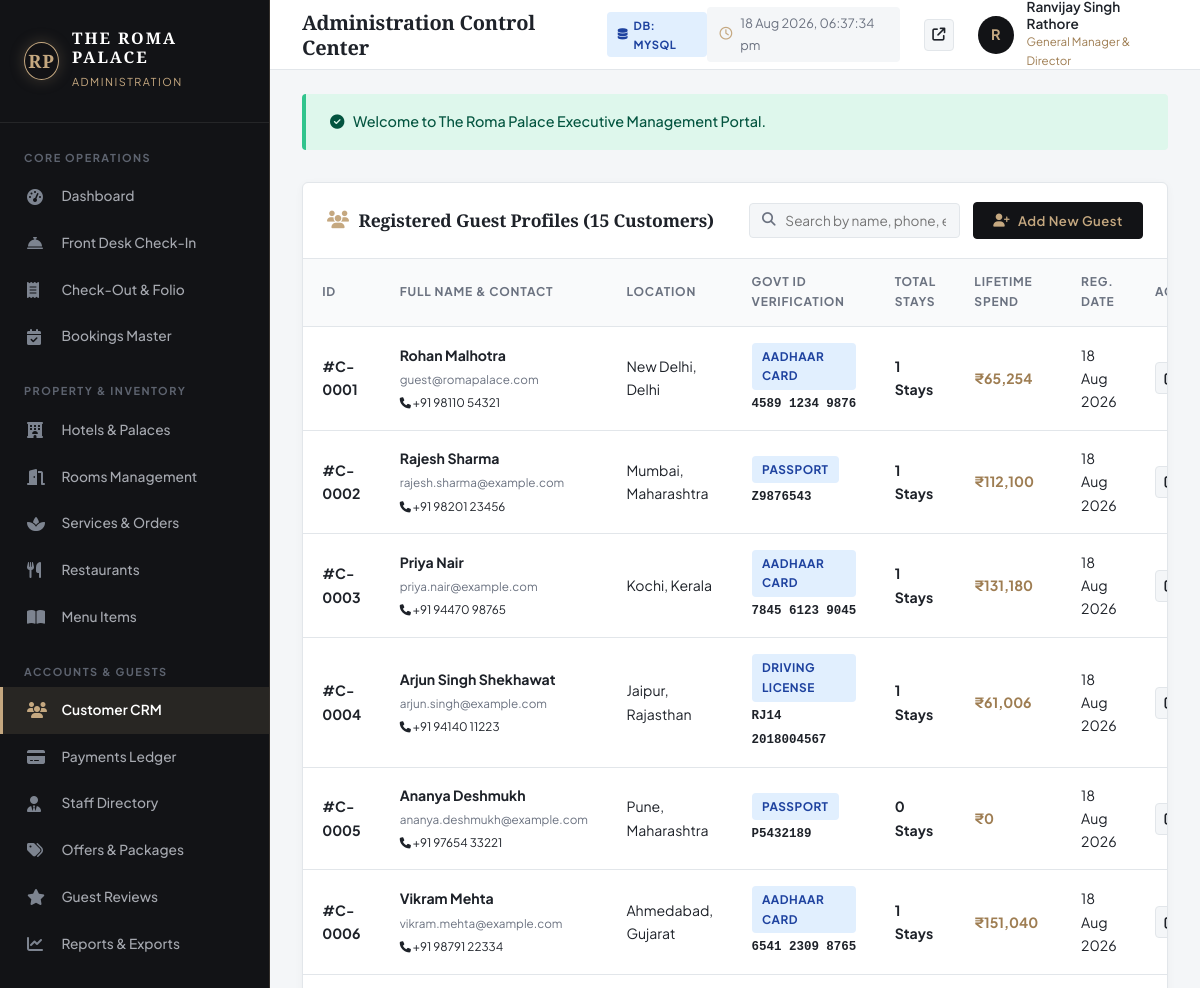
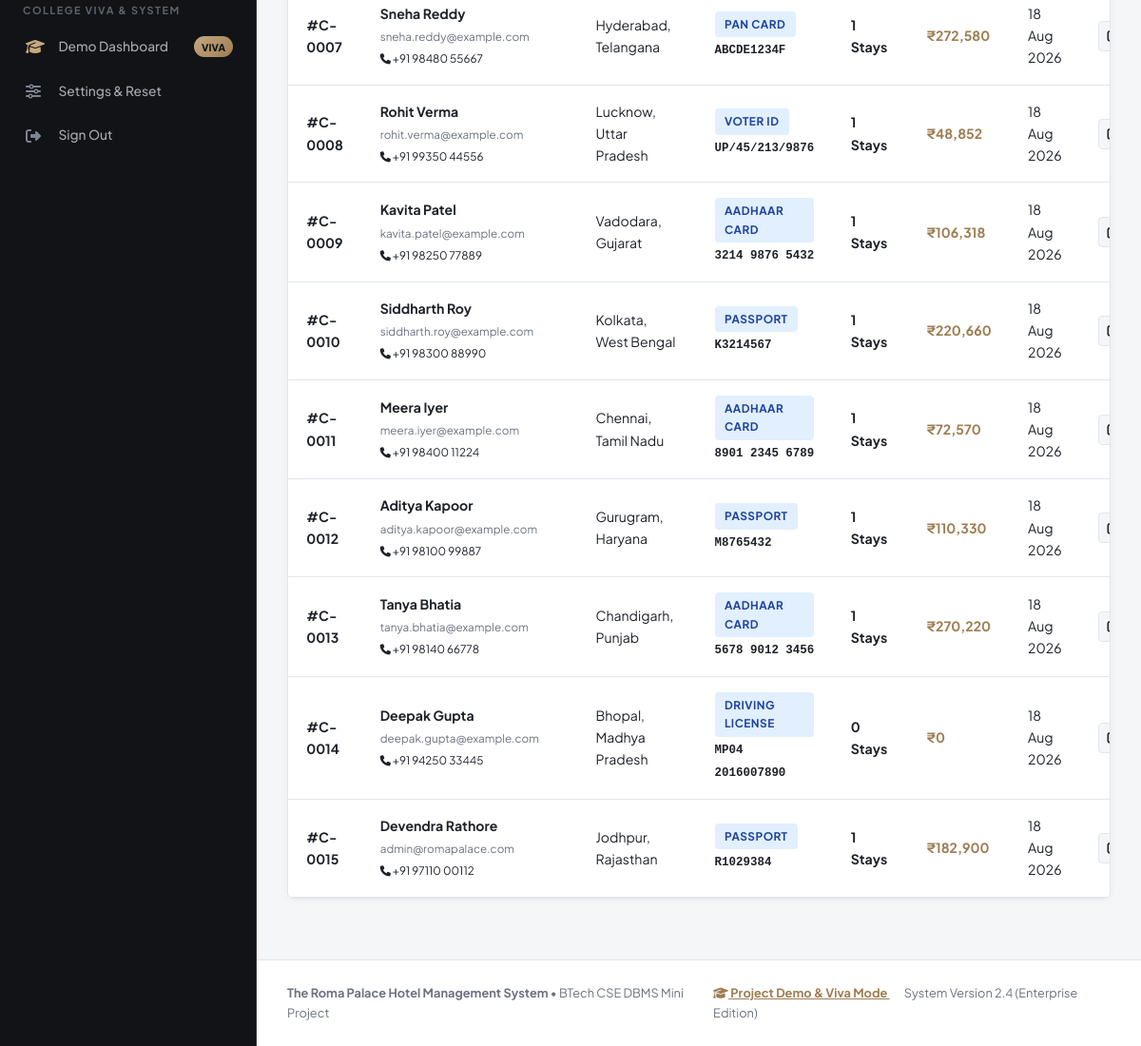
The page /admin/customers.php (signed in) on the database its author committed (2 pictures, top to bottom).
### tables this page shows
CREATE TABLE `customers` (
    `customer_id` INT AUTO_INCREMENT PRIMARY KEY,
    `user_id` INT NOT NULL UNIQUE,
    `full_name` VARCHAR(120) NOT NULL,
    `phone` VARCHAR(20) NOT NULL,
    `address` TEXT NULL,
    `city` VARCHAR(80) NULL,
    `state` VARCHAR(80) NULL,
    `country` VARCHAR(80) DEFAULT 'India',
    `postal_code` VARCHAR(20) NULL,
    `id_type` ENUM('Aadhaar Card', 'Passport', 'Voter ID', 'Driving License', 'PAN Card') NOT NULL DEFAULT 'Aadhaar Card',
    `id_number` VARCHAR(50) NOT NULL,
    `reg_date` TIMESTAMP DEFAULT CURRENT_TIMESTAMP,
    FOREIGN KEY (`user_id`) REFERENCES `users`(`user_id`) ON DELETE CASCADE,
    INDEX `idx_cust_phone` (`phone`),
    INDEX `idx_cust_name` (`full_name`)
);

CREATE TABLE `users` (
    `user_id` INT AUTO_INCREMENT PRIMARY KEY,
    `email` VARCHAR(150) NOT NULL UNIQUE,
    `password_hash` VARCHAR(255) NOT NULL,
    `role` ENUM('admin', 'customer', 'staff') NOT NULL DEFAULT 'customer',
    `status` ENUM('active', 'suspended', 'inactive') NOT NULL DEFAULT 'active',
    `last_login` DATETIME NULL,
    `created_at` TIMESTAMP DEFAULT CURRENT_TIMESTAMP,
    `updated_at` TIMESTAMP DEFAULT CURRENT_TIMESTAMP ON UPDATE CURRENT_TIMESTAMP,
    INDEX `idx_users_email` (`email`),
    INDEX `idx_users_role` (`role`)
);

### includes/auth.php (called while the page is built, shortened)
<?php
require_once __DIR__ . '/db.php';
function is_logged_in() {
    return isset($_SESSION['user_id']) && !empty($_SESSION['user_id']);
}
function is_admin() {
    return is_logged_in() && isset($_SESSION['role']) && $_SESSION['role'] === 'admin';
}
function current_admin() {
    $user_id = $_SESSION['user_id'];
    return db_fetch_one("SELECT a.*, u.email FROM admins a INNER JOIN users u ON a.user_id = u.user_id WHERE a.user_id = ?", [$user_id]);
}

### includes/db.php (called while the page is built, shortened)
<?php
$pdo = null;
if (getenv('USE_MYSQL') === 'true') {
    try {
        $dsn = "mysql:host=" . DB_HOST . ";port=" . DB_PORT . ";dbname=" . DB_NAME . ";charset=utf8mb4";
        $options = [
            PDO::ATTR_ERRMODE            => PDO::ERRMODE_EXCEPTION,
            PDO::ATTR_DEFAULT_FETCH_MODE => PDO::FETCH_ASSOC,
            PDO::ATTR_EMULATE_PREPARES   => false,
            PDO::ATTR_TIMEOUT            => 2
        ];
        $pdo = new PDO($dsn, DB_USER, DB_PASS, $options);
        $testStmt = $pdo->query("SELECT 1 FROM hotels LIMIT 1");
        $db_driver = 'mysql';
    } catch (Exception $e) {
        $pdo = setup_sqlite_fallback();
        $db_driver = 'sqlite';
    }
} else {
    try {
        $dsn = "mysql:host=" . DB_HOST . ";port=" . DB_PORT . ";dbname=" . DB_NAME . ";charset=utf8mb4";
        $options = [
            PDO::ATTR_ERRMODE            => PDO::ERRMODE_EXCEPTION,
            PDO::ATTR_DEFAULT_FETCH_MODE => PDO::FETCH_ASSOC,
            PDO::ATTR_EMULATE_PREPARES   => false,
            PDO::ATTR_TIMEOUT            => 1
        ];
        $testPdo = new PDO($dsn, DB_USER, DB_PASS, $options);
        $pdo = $testPdo;
    } catch (Exception $e) {
        $pdo = setup_sqlite_fallback();
        $db_driver = 'sqlite';
    }
}
function db_query($query, $params = []) {
    global $pdo;
    $stmt = $pdo->prepare($query);
    $stmt->execute($params);
    return $stmt;
}
function db_fetch_all($query, $params = []) {
    $stmt = db_query($query, $params);
    return $stmt->fetchAll();
}
function db_fetch_one($query, $params = []) {
    $stmt = db_query($query, $params);
    return $stmt->fetch() ?: null;
}
function format_inr($amount) {
    return '₹' . number_format((float)$amount, 0, '.', ',');
}

### admin/customers.php (the view, shortened to what this page needs)
<?php
require_once __DIR__ . '/includes/admin-header.php';
$customers = db_fetch_all("SELECT c.*, u.email, u.status AS user_status,
                                  COUNT(b.booking_id) AS total_bookings,
                                  COALESCE(SUM(b.total_amount), 0) AS lifetime_spend
                           FROM customers c
                           INNER JOIN users u ON c.user_id = u.user_id
                           LEFT JOIN bookings b ON c.customer_id = b.customer_id AND b.payment_status = 'Paid'
                           GROUP BY c.customer_id, u.email, u.status
                           ORDER BY c.customer_id ASC");
?>
<div class="admin-card">
  <div class="admin-card-header">
    <h3 class="admin-card-title"><i class="fa-solid fa-users text-gold"></i> Registered Guest Profiles (<?php echo count($customers); ?> Customers)</h3>
    <div class="admin-actions-bar">
      <div class="search-input-box">
        <i class="fa-solid fa-magnifying-glass"></i>
        <input type="text" placeholder="Search by name, phone, email, ID..." data-table-search="customersTable">
      </div>
      <button type="button" class="admin-btn-primary" onclick="openCustomerModal()">
        <i class="fa-solid fa-user-plus"></i> Add New Guest
      </button>
    </div>
  </div>
  <div class="admin-table-responsive">
    <table class="admin-table" id="customersTable">
      <thead>
        <tr>
          <th>ID</th>
          <th>Full Name & Contact</th>
          <th>Location</th>
          <th>Govt ID Verification</th>
          <th>Total Stays</th>
          <th>Lifetime Spend</th>
          <th>Reg. Date</th>
          <th>Actions</th>
        </tr>
      </thead>
      <tbody>
        <?php foreach ($customers as $c): ?>
          <tr>
            <td><strong>#C-<?php echo str_pad($c['customer_id'], 4, '0', STR_PAD_LEFT); ?></strong></td>
            <td>
              <strong><?php echo htmlspecialchars($c['full_name']); ?></strong><br>
              <small style="color: var(--admin-text-muted);"><?php echo htmlspecialchars($c['email']); ?></small><br>
              <small><i class="fa-solid fa-phone" style="font-size: 0.7rem;"></i> <?php echo htmlspecialchars($c['phone']); ?></small>
            </td>
            <td><?php echo htmlspecialchars($c['city'] ? $c['city'] . ', ' . $c['state'] : 'India'); ?></td>
            <td>
              <span class="badge badge-info"><?php echo htmlspecialchars($c['id_type']); ?></span><br>
              <code style="font-size: 0.78rem; font-weight: 700;"><?php echo htmlspecialchars($c['id_number']); ?></code>
            </td>
            <td><strong><?php echo $c['total_bookings']; ?> Stays</strong></td>
            <td><strong style="color: var(--admin-gold-dark);"><?php echo format_inr($c['lifetime_spend']); ?></strong></td>
            <td><?php echo date('d M Y', strtotime($c['reg_date'])); ?></td>
            <td>
              <div class="action-btn-group">
                <button type="button" class="btn-action-icon" title="Edit Profile" onclick='editCustomerModal(<?php echo json_encode($c); ?>)'>
                  <i class="fa-solid fa-pen-to-square"></i>
                </button>
              </div>
            </td>
          </tr>
        <?php endforeach; ?>
      </tbody>
    </table>
  </div>
</div>
<?php require_once __DIR__ . '/includes/admin-footer.php'; ?>

### admin/includes/admin-header.php (shortened to what this page needs)
<?php
require_once __DIR__ . '/../../includes/db.php';
require_once __DIR__ . '/../../includes/auth.php';
$currentAdmin = current_admin() ?: ['full_name' => 'Ranvijay Singh Rathore', 'role_title' => 'General Manager'];
$currentAdminPage = basename($_SERVER['PHP_SELF']);
?>
<!DOCTYPE html>
<html lang="en">
<head>
  <link rel="stylesheet" href="https://cdnjs.cloudflare.com/ajax/libs/font-awesome/6.5.1/css/all.min.css">
  <link rel="stylesheet" href="../assets/css/style.css">
  <link rel="stylesheet" href="../assets/css/admin.css">
</head>
<body class="admin-body">
  <aside class="admin-sidebar">
    <a href="dashboard.php" class="admin-brand" style="text-decoration: none;">
      <div class="rp-monogram">
        <span>RP</span>
      </div>
      <div class="admin-brand-text">
        <h2>THE ROMA PALACE</h2>
        <span>ADMINISTRATION</span>
      </div>
    </a>
    <div class="admin-nav-section">
      <div class="admin-nav-title">CORE OPERATIONS</div>
      <ul class="admin-nav-list">
        <li class="admin-nav-item <?php echo ($currentAdminPage === 'dashboard.php') ? 'active' : ''; ?>">
          <a href="dashboard.php"><i class="fa-solid fa-gauge-high"></i> <span>Dashboard</span></a>
        </li>
        <li class="admin-nav-item <?php echo ($currentAdminPage === 'checkin.php') ? 'active' : ''; ?>">
          <a href="checkin.php"><i class="fa-solid fa-bell-concierge"></i> <span>Front Desk Check-In</span></a>
        </li>
        <li class="admin-nav-item <?php echo ($currentAdminPage === 'checkout.php') ? 'active' : ''; ?>">
          <a href="checkout.php"><i class="fa-solid fa-receipt"></i> <span>Check-Out & Folio</span></a>
        </li>
        <li class="admin-nav-item <?php echo ($currentAdminPage === 'bookings.php') ? 'active' : ''; ?>">
          <a href="bookings.php"><i class="fa-solid fa-calendar-check"></i> <span>Bookings Master</span></a>
        </li>
      </ul>
      <div class="admin-nav-title" style="margin-top: 1rem;">PROPERTY & INVENTORY</div>
      <ul class="admin-nav-list">
        <li class="admin-nav-item <?php echo ($currentAdminPage === 'hotels.php') ? 'active' : ''; ?>">
          <a href="hotels.php"><i class="fa-solid fa-hotel"></i> <span>Hotels & Palaces</span></a>
        </li>
        <li class="admin-nav-item <?php echo ($currentAdminPage === 'rooms.php') ? 'active' : ''; ?>">
          <a href="rooms.php"><i class="fa-solid fa-door-open"></i> <span>Rooms Management</span></a>
        </li>
        <li class="admin-nav-item <?php echo ($currentAdminPage === 'services.php') ? 'active' : ''; ?>">
          <a href="services.php"><i class="fa-solid fa-spa"></i> <span>Services & Orders</span></a>
        </li>
        <li class="admin-nav-item <?php echo ($currentAdminPage === 'restaurants.php') ? 'active' : ''; ?>">
          <a href="restaurants.php"><i class="fa-solid fa-utensils"></i> <span>Restaurants</span></a>
        </li>
        <li class="admin-nav-item <?php echo ($currentAdminPage === 'menu.php') ? 'active' : ''; ?>">
          <a href="menu.php"><i class="fa-solid fa-book-open"></i> <span>Menu Items</span></a>
        </li>
      </ul>
      <div class="admin-nav-title" style="margin-top: 1rem;">ACCOUNTS & GUESTS</div>
      <ul class="admin-nav-list">
        <li class="admin-nav-item <?php echo ($currentAdminPage === 'customers.php') ? 'active' : ''; ?>">
          <a href="customers.php"><i class="fa-solid fa-users"></i> <span>Customer CRM</span></a>
        </li>
        <li class="admin-nav-item <?php echo ($currentAdminPage === 'payments.php') ? 'active' : ''; ?>">
          <a href="payments.php"><i class="fa-solid fa-credit-card"></i> <span>Payments Ledger</span></a>
        </li>
        <li class="admin-nav-item <?php echo ($currentAdminPage === 'staff.php') ? 'active' : ''; ?>">
          <a href="staff.php"><i class="fa-solid fa-user-tie"></i> <span>Staff Directory</span></a>
        </li>
        <li class="admin-nav-item <?php echo ($currentAdminPage === 'offers.php') ? 'active' : ''; ?>">
          <a href="offers.php"><i class="fa-solid fa-tags"></i> <span>Offers & Packages</span></a>
        </li>
        <li class="admin-nav-item <?php echo ($currentAdminPage === 'reviews.php') ? 'active' : ''; ?>">
          <a href="reviews.php"><i class="fa-solid fa-star"></i> <span>Guest Reviews</span></a>
        </li>
        <li class="admin-nav-item <?php echo ($currentAdminPage === 'reports.php') ? 'active' : ''; ?>">
          <a href="reports.php"><i class="fa-solid fa-chart-line"></i> <span>Reports & Exports</span></a>
        </li>
      </ul>
      <div class="admin-nav-title" style="margin-top: 1rem;">COLLEGE VIVA & SYSTEM</div>
      <ul class="admin-nav-list">
        <li class="admin-nav-item <?php echo ($currentAdminPage === 'demo-presentation.php') ? 'active' : ''; ?>">
          <a href="demo-presentation.php">
            <i class="fa-solid fa-graduation-cap text-gold"></i>
            <span>Demo Dashboard</span>
            <span class="admin-badge-viva">Viva</span>
          </a>
        </li>
        <li class="admin-nav-item <?php echo ($currentAdminPage === 'settings.php') ? 'active' : ''; ?>">
          <a href="settings.php"><i class="fa-solid fa-sliders"></i> <span>Settings & Reset</span></a>
        </li>
        <li class="admin-nav-item">
          <a href="logout.php"><i class="fa-solid fa-right-from-bracket"></i> <span>Sign Out</span></a>
        </li>
      </ul>
    </div>
  </aside>
  <div class="admin-main-wrapper">
    <header class="admin-top-header">
      <div class="admin-header-left">
        <h1 class="admin-page-title"><?php echo isset($pageHeading) ? htmlspecialchars($pageHeading) : 'Administration Control Center'; ?></h1>
        <span class="badge badge-info" style="font-size: 0.7rem;">
          <i class="fa-solid fa-database"></i> DB: <?php echo strtoupper(CURRENT_DB_DRIVER); ?>
        </span>
      </div>
      <div class="admin-header-right">
        <div class="admin-time-badge">
          <i class="fa-regular fa-clock text-gold"></i>
          <span id="adminLiveClock">--:--:--</span>
        </div>
        <a href="../index.php" target="_blank" class="btn-action-icon" title="Preview Public Luxury Website">
          <i class="fa-solid fa-arrow-up-right-from-square"></i>
        </a>
        <div class="admin-user-menu">
          <div class="admin-avatar">
            <?php echo strtoupper(substr($currentAdmin['full_name'], 0, 1)); ?>
          </div>
          <div class="admin-user-info">
            <span class="admin-user-name"><?php echo htmlspecialchars($currentAdmin['full_name']); ?></span>
            <span class="admin-user-role"><?php echo htmlspecialchars($currentAdmin['role_title']); ?></span>
          </div>
        </div>
      </div>
    </header>
    <?php if (isset($_SESSION['flash_success'])): ?>
      <div style="margin: 1.5rem 2rem 0 2rem; background: #DEF7EC; color: #03543F; padding: 1rem 1.5rem; border-radius: 4px; border-left: 4px solid #31C48D; font-weight: 500; font-size: 0.9rem;">
        <i class="fa-solid fa-circle-check" style="margin-right: 6px;"></i>
        <?php echo htmlspecialchars($_SESSION['flash_success']); unset($_SESSION['flash_success']); ?>
      </div>
    <?php endif; ?>
    <main class="admin-content-body">

### rows shown on the page
customers: customer_id "0001", full_name "Rohan Malhotra", user.email "guest@romapalace.com", phone "+91 98110 54321", city+state "New Delhi, Delhi", id_type "AADHAAR CARD", id_number "4589 1234 9876", total_bookings "1", lifetime_spend "₹65,254", reg_date "18 Aug 2026"
customers: customer_id "0002", full_name "Rajesh Sharma", user.email "rajesh.sharma@example.com", phone "+91 98201 23456", city+state "Mumbai, Maharashtra", id_type "PASSPORT", id_number "Z9876543", total_bookings "1", lifetime_spend "₹112,100", reg_date "18 Aug 2026"
customers: customer_id "0003", full_name "Priya Nair", user.email "priya.nair@example.com", phone "+91 94470 98765", city+state "Kochi, Kerala", id_type "AADHAAR CARD", id_number "7845 6123 9045", total_bookings "1", lifetime_spend "₹131,180", reg_date "18 Aug 2026"
customers: customer_id "0004", full_name "Arjun Singh Shekhawat", user.email "arjun.singh@example.com", phone "+91 94140 11223", city+state "Jaipur, Rajasthan", id_type "DRIVING LICENSE", id_number "RJ14 2018004567", total_bookings "1", lifetime_spend "₹61,006", reg_date "18 Aug 2026"
customers: customer_id "0005", full_name "Ananya Deshmukh", user.email "ananya.deshmukh@example.com", phone "+91 97654 33221", city+state "Pune, Maharashtra", id_type "PASSPORT", id_number "P5432189", total_bookings "0", lifetime_spend "₹0", reg_date "18 Aug 2026"
customers: customer_id "0006", full_name "Vikram Mehta", user.email "vikram.mehta@example.com", phone "+91 98791 22334", city+state "Ahmedabad, Gujarat", id_type "AADHAAR CARD", id_number "6541 2309 8765", total_bookings "1", lifetime_spend "₹151,040", reg_date "18 Aug 2026"
customers: customer_id "0007", full_name "Sneha Reddy", user.email "sneha.reddy@example.com", phone "+91 98480 55667", city+state "Hyderabad, Telangana", id_type "PAN CARD", id_number "ABCDE1234F", total_bookings "1", lifetime_spend "₹272,580", reg_date "18 Aug 2026"
customers: customer_id "0008", full_name "Rohit Verma", user.email "rohit.verma@example.com", phone "+91 99350 44556", city+state "Lucknow, Uttar Pradesh", id_type "VOTER ID", id_number "UP/45/213/9876", total_bookings "1", lifetime_spend "₹48,852", reg_date "18 Aug 2026"
customers: customer_id "0009", full_name "Kavita Patel", user.email "kavita.patel@example.com", phone "+91 98250 77889", city+state "Vadodara, Gujarat", id_type "AADHAAR CARD", id_number "3214 9876 5432", total_bookings "1", lifetime_spend "₹106,318", reg_date "18 Aug 2026"
customers: customer_id "0010", full_name "Siddharth Roy", user.email "siddharth.roy@example.com", phone "+91 98300 88990", city+state "Kolkata, West Bengal", id_type "PASSPORT", id_number "K3214567", total_bookings "1", lifetime_spend "₹220,660", reg_date "18 Aug 2026"
customers: customer_id "0011", full_name "Meera Iyer", user.email "meera.iyer@example.com", phone "+91 98400 11224", city+state "Chennai, Tamil Nadu", id_type "AADHAAR CARD", id_number "8901 2345 6789", total_bookings "1", lifetime_spend "₹72,570", reg_date "18 Aug 2026"
customers: customer_id "0012", full_name "Aditya Kapoor", user.email "aditya.kapoor@example.com", phone "+91 98100 99887", city+state "Gurugram, Haryana", id_type "PASSPORT", id_number "M8765432", total_bookings "1", lifetime_spend "₹110,330", reg_date "18 Aug 2026"
customers: customer_id "0013", full_name "Tanya Bhatia", user.email "tanya.bhatia@example.com", phone "+91 98140 66778", city+state "Chandigarh, Punjab", id_type "AADHAAR CARD", id_number "5678 9012 3456", total_bookings "1", lifetime_spend "₹270,220", reg_date "18 Aug 2026"
customers: customer_id "0014", full_name "Deepak Gupta", user.email "deepak.gupta@example.com", phone "+91 94250 33445", city+state "Bhopal, Madhya Pradesh", id_type "DRIVING LICENSE", id_number "MP04 2016007890", total_bookings "0", lifetime_spend "₹0", reg_date "18 Aug 2026"
customers: customer_id "0015", full_name "Devendra Rathore", user.email "admin@romapalace.com", phone "+91 97110 00112", city+state "Jodhpur, Rajasthan", id_type "PASSPORT", id_number "R1029384", total_bookings "1", lifetime_spend "₹182,900", reg_date "18 Aug 2026"

### other values the page prints
CURRENT_DB_DRIVER "MYSQL"
substr($currentAdmin['full_name'], 0, 1) "R"
$currentAdmin['full_name'] "Ranvijay Singh Rathore"
$currentAdmin['role_title'] "General Manager & Director"
$_SESSION['flash_success'] "Welcome to The Roma Palace Executive Management Portal."
count($customers) "15"
